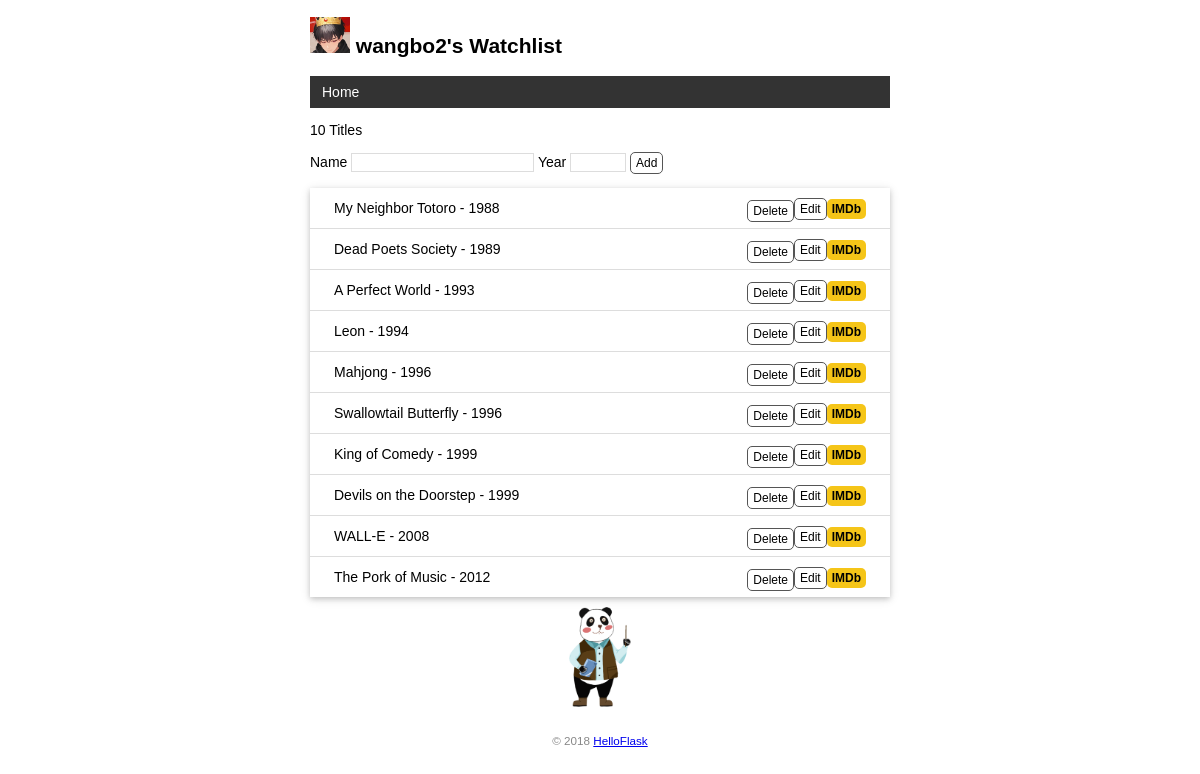
Before: / with the older database file.
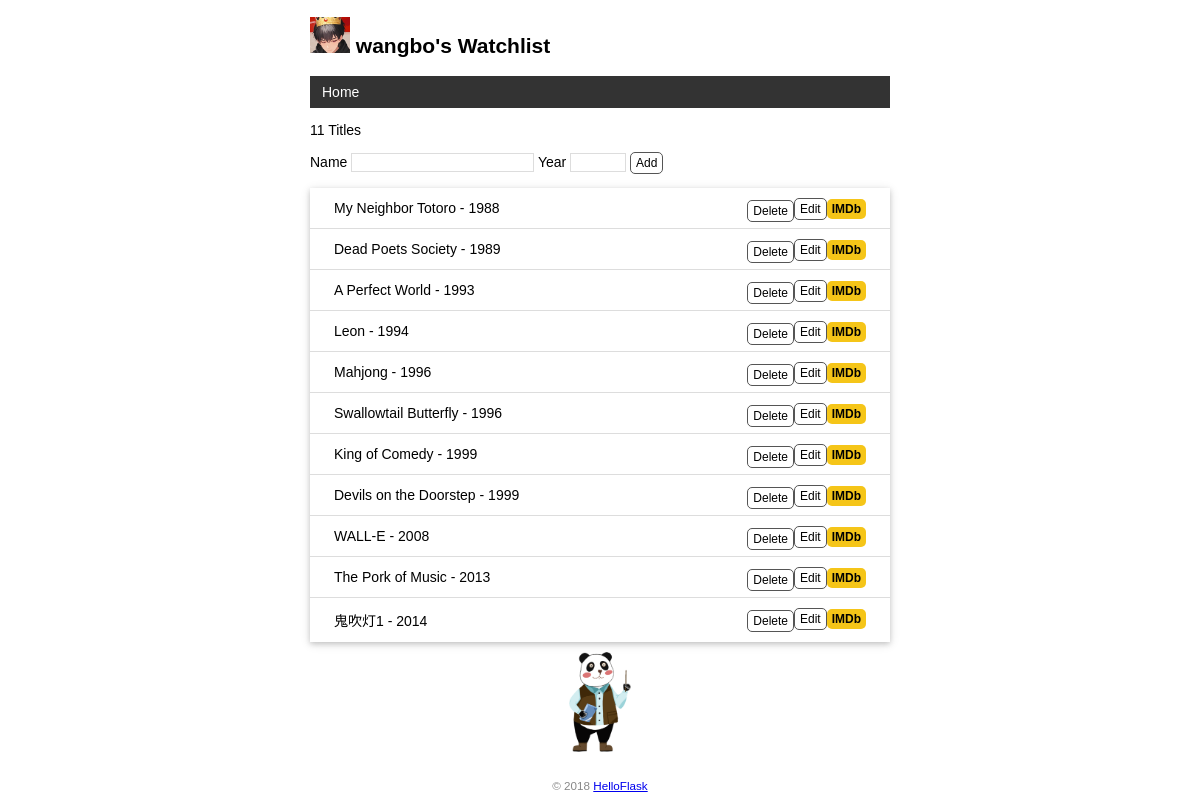
After: the same page with the newer database file.
### app.py (models this page shows)
class User(db.Model):  # 表名将会是 user（自动生成，小写处理）
    id = db.Column(db.Integer, primary_key=True)  # 主键
    name = db.Column(db.String(20))  # 名字

class Movie(db.Model):  # 表名将会是 movie
    id = db.Column(db.Integer, primary_key=True)  # 主键
    title = db.Column(db.String(60))  # 电影标题
    year = db.Column(db.String(4))  # 电影年份

### app.py (the view, shortened to what this page needs)
@app.route('/', methods=['GET', 'POST'])
def index():
    movies = Movie.query.all()
    return render_template('index.html', movies=movies)

### app.py (called while the page is built)
@app.context_processor
def inject_user():
    user = User.query.first()
    return dict(user=user)

### templates/index.html
{% extends 'base.html' %}
{% block content %}
<p>{{ movies|length }} Titles</p>
<form method="post">
    Name <input type="text" name="title" autocomplete="off" required>
    Year <input type="text" name="year" autocomplete="off" required>
    <input class="btn" type="submit" name="submit" value="Add">
</form>
<ul class="movie-list">
    {% for movie in movies %}
    <li>{{ movie.title }} - {{ movie.year }}
        <span class="float-right">
            <a class="imdb" href="https://www.imdb.com/find?q={{ movie.title }}" target="_blank" title="Find this movie on IMDb">IMDb</a>
        </span>
        <span class="float-right">
            <a class="btn" href="{{ url_for('edit', movie_id=movie.id) }}">Edit</a>
        </span>
       <span class="float-right">
            <form class="inline-form" method="post" action="{{ url_for('delete', movie_id=movie.id) }}">
                <input class="btn" type="submit" name="delete" value="Delete" onclick="return confirm('确认要删除吗?')">
            </form>
       </span>
    </li>
    {% endfor %}
</ul>
<img alt="Walking panda" class="panda" src="{{ url_for('static', filename='images/panda.gif') }}" title="to~to~ro~">
{% endblock %}

### templates/base.html (shortened to what this page needs)
<!DOCTYPE html>
<html lang="en">
<head>
    {% block head %}
    <link rel="stylesheet" href="{{ url_for('static', filename='style.css') }}" type="text/css">
    {% endblock %}
</head>
<body>
    <h2>
        <img alt="Avatar" class="avatar" src="{{ url_for('static', filename='images/avatar.png') }}">
        {{ user.name }}'s Watchlist
    </h2>
    <nav>
        <ul>
            <li><a href="{{ url_for('index') }}">Home</a></li>
        </ul>
    </nav>
    {% block content %}{% endblock %}
    <footer>
        <small>&copy; 2018 <a href="http://helloflask.com/book/3">HelloFlask</a></small>
    </footer>
</body>
</html>

Changed rows visible on the page:
changed User: name "wangbo2" → "wangbo"
changed Movie "The Pork of Music": year "2012" → "2013"
added Movie: title "鬼吹灯1", year "2014"
Other visible differences:
{{ movies|length }}: "10" → "11"
